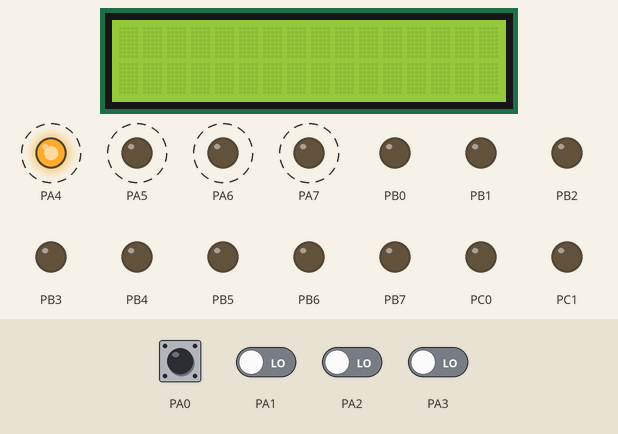
This program was run on a simulated ATmega32, built with avr-gcc and emulated at 1 MHz. Parts: 16×2 character LCD, output pins drawn as LEDs (lit = HIGH). Wiring (inferred from the names in the program): character LCD (HD44780): RS PD4; E PD5; data PD0, PD1, PD2, PD3. Dashed ring = blinking. The inputs (shaded band) are chosen by the test bench; at power-on: PA0–3 LOW. EEPROM starts erased; pins used as bus, display or sensor lines are not drawn.

Above: at 1.2 s.
1.3 s: PA0 driven HIGH
At 2.02 s:
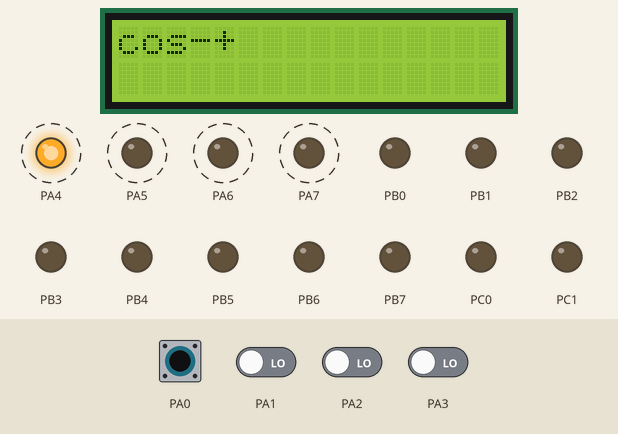
3.0 s: PA0 pulsed LOW 5 times (0.12 s each, 0.3 s apart)
At 3.67 s:
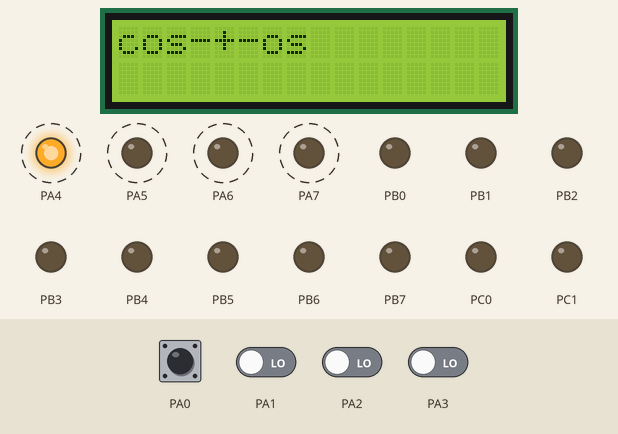
6.0 s: PA1 driven HIGH
At 6.54 s:
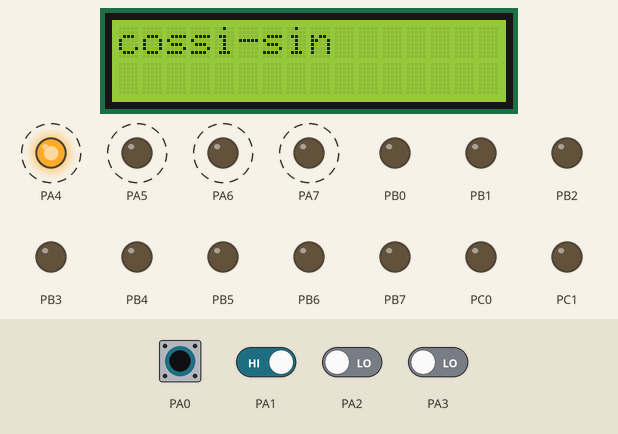
7.9 s: PA0 driven LOW
At 8.34 s:
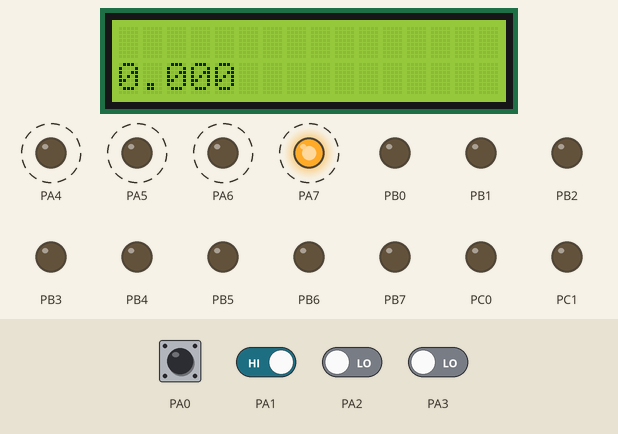
Timing chart, 0 to 10.7 s (numbered marks = the images above; inputs shaded):
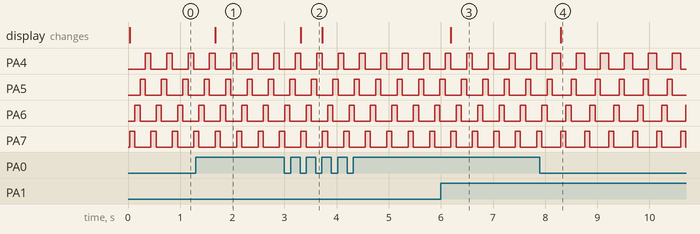

Measured:
- after the input at 1.3 s, the display: changes after 0.37 s (image 1)
- after the input at 3.0 s, the display: changes after 0.32 s (image 2)
- after the input at 6.0 s, the display: changes after 0.19 s (image 3)
- after the input at 7.9 s, the display: changes after 0.40 s (image 4)
- by itself, PA4: alternates HIGH for 0.11 s and LOW for 0.30 s
- by itself, PA5–7: alternates HIGH for 0.10 s and LOW for 0.31 s

The program:

main.c
```c
/*
 * D.c
 *
 * Created: 2/15/2024 10:07:01 PM
 * Author : Apple
 */

#define F_CPU 1000000UL
#include <avr/io.h>
#include <util/delay.h>
#include <avr/eeprom.h>


int main(void)
{
    DDRA = 0xF0;;
	DDRB = 0xFF;
	DDRD = 0xFF;
	DDRC = 0xFF;

	DDRD = 0xFF;
	int counter=0;

	lcd_init();
	int mode=0;
	char val[100] = {0};
	int dt=100;

	int num1,num2=0;//num1 indecates array that first number ends;num2 indecates array that second number ends;

	char number1_c[16];
	char number2_c[16];

	int number1_i;
	int number2_i;

	char result_c[16];
	int result_i;
	float result_f;
	float number2_f;

    while (1)
    {


		if(PINB==1){

			//uint8_t byteRead = eeprom_read_byte((uint8_t*)23); // read the byte in location 23
			result_f = eeprom_read_float((uint8_t*)64); // read the byte in location 23
			dtostrf(result_f, 3, 3, result_c);
			lcd_clear();


			lcd_setcursor(0,2);
			lcd_string(result_c);
			_delay_ms(10);

		}


		// detection
		PORTA = 0b10000000;
		_delay_ms(dt);
		if (PINA&0b00001111){
			if ((PINA&0b00001111)==0b00000001) {val[counter] =  'c';val[counter+1] =  'o';val[counter+2] =  's';counter=+2;mode = 1;num2=counter;}
			if ((PINA&0b00001111)==0b00000010) val[counter] =  '3';
			if ((PINA&0b00001111)==0b00000100) val[counter] =  '2';
			if ((PINA&0b00001111)==0b00001000) val[counter] =  '1';
			counter++;


		}

		PORTA = 0b01000000;
		_delay_ms(dt);
		if (PINA&0b00001111){
			if ((PINA&0b00001111)==0b00000001) {val[counter] =  's';val[counter+1] =  'i';val[counter+2] =  'n';counter=+2;mode = 2;num2=counter;}
			if ((PINA&0b00001111)==0b00000010) val[counter] =  '6';
			if ((PINA&0b00001111)==0b00000100) val[counter] =  '5';
			if ((PINA&0b00001111)==0b00001000) val[counter] =  '4';
			counter++;


		}

		PORTA = 0b00100000;
		_delay_ms(dt);
		if (PINA&0b00001111){
			if ((PINA&0b00001111)==0b00000001) {val[counter] =  '-';mode = 3;num1=counter;}
			if ((PINA&0b00001111)==0b00000010) val[counter] =  '9';
			if ((PINA&0b00001111)==0b00000100) val[counter] =  '8';
			if ((PINA&0b00001111)==0b00001000) val[counter] =  '7';
			counter++;


		}

		PORTA = 0b00010000;
		_delay_ms(dt);
		if (PINA&0b00001111){
			if ((PINA&0b00001111)==0b00000001) {val[counter] =  '+';mode = 4;num1=counter;}
			if ((PINA&0b00001111)==0b00000010) {//=


				num2=counter;


				if (mode==1||mode==2)
				{


					for(int i=0; i<num2-3;i++){
						number2_c[i] = val[i+3];

					}


				}else if (mode!=0)
				{
					for(int i=0;i<num1;i++){
						number1_c[i]=val[i];


					}

					for(int i=0; i<num2-num1-1;i++){
						number2_c[i] = val[i+num1+1];

					}
				}


				//int nb = atoi(&number1);
				//result = itoa(atoi(&number2));

				number1_i = atoi(number1_c);
				number2_i = atoi(number2_c);


				if (mode==1)
				{
					float number2_f = (float)number2_i;
					result_f = cos(number2_f*3.14/180);
					dtostrf(result_f, 3, 3, result_c);
					lcd_clear();
					lcd_setcursor(0,1);
					lcd_string("             ");
					_delay_ms(10);

					lcd_setcursor(5,1);
					lcd_string("             ");
					_delay_ms(10);

					lcd_setcursor(0,2);
					lcd_string(result_c);
					_delay_ms(10);
				}
				else if (mode==2)
				{
					float number2_f = (float)number2_i;
					result_f = sin(number2_f*3.14/180);
					dtostrf(result_f, 3, 3, result_c);
					lcd_clear();
					lcd_setcursor(0,1);
					lcd_string("             ");
					_delay_ms(10);

					lcd_setcursor(5,1);
					lcd_string("             ");
					_delay_ms(10);

					lcd_setcursor(0,2);
					lcd_string(result_c);
					_delay_ms(10);
				}
				else if (mode==3)
				{
					result_i = number1_i-number2_i;
					result_f = (float)result_i;
					itoa(result_i,result_c,10);
					lcd_clear();
					lcd_setcursor(0,1);
					lcd_string(number1_c);
					_delay_ms(10);

					lcd_setcursor(5,1);
					lcd_string(number2_c);
					_delay_ms(10);

					lcd_setcursor(0,2);
					lcd_string(result_c);
					_delay_ms(10);
				}
				else if (mode==4)
				{
					result_i = number1_i+number2_i;
					result_f = (float)result_i;
					itoa(result_i,result_c,10);
					lcd_clear();
					lcd_setcursor(0,1);
					lcd_string(number1_c);
					_delay_ms(10);

					lcd_setcursor(5,1);
					lcd_string(number2_c);
					_delay_ms(10);

					lcd_setcursor(0,2);
					lcd_string(result_c);
					_delay_ms(10);

				}
				else
				{


				}

				counter=-1;


				//////////////////////// saving result
				//eeprom_write_byte ((uint8_t*) 23, 64); //  write the byte 64 to location 23 of the EEPROM
				eeprom_write_float((uint8_t*) 64, result_f); //  write the byte 64 to location 23 of the EEPROM

				val[0]='\0';
				val[1]='\0';
				val[2]='\0';
				val[3]='\0';
				val[4]='\0';
				val[5]='\0';
				val[6]='\0';
				val[7]='\0';
				val[8]='\0';
				val[9]='\0';
				val[10]='\0';
				val[11]='\0';
				val[12]='\0';
				val[13]='\0';
				val[14]='\0';
				val[15]='\0';


				number1_c[0]='\0';
				number1_c[1]='\0';
				number1_c[2]='\0';
				number1_c[3]='\0';
				number1_c[4]='\0';
				number1_c[5]='\0';
				number1_c[6]='\0';
				number1_c[7]='\0';


				number2_c[0]='\0';
				number2_c[1]='\0';
				number2_c[2]='\0';
				number2_c[3]='\0';
				number2_c[4]='\0';
				number2_c[5]='\0';
				number2_c[6]='\0';
				number2_c[7]='\0';


				result_c[0]='\0';
				result_c[1]='\0';
				result_c[2]='\0';
				result_c[3]='\0';
				result_c[4]='\0';
				result_c[5]='\0';
				result_c[6]='\0';
				result_c[7]='\0';
				result_c[8]='\0';
				result_c[9]='\0';
				result_c[10]='\0';
				result_c[11]='\0';
				result_c[12]='\0';
				result_c[13]='\0';
				result_c[14]='\0';
				result_c[15]='\0';


			}
			if ((PINA&0b00001111)==0b00000100) val[counter] =  '0';
			if ((PINA&0b00001111)==0b00001000) {//clc
				lcd_clear();
				counter=-1;
				val[0]='\0';
				val[1]='\0';
				val[2]='\0';
				val[3]='\0';
				val[4]='\0';
				val[5]='\0';
				val[6]='\0';
				val[7]='\0';
				val[8]='\0';
				val[9]='\0';
				val[10]='\0';
				val[11]='\0';
				val[12]='\0';
				val[13]='\0';
				val[14]='\0';
				val[15]='\0';

			}
			counter++;
			val[counter]='\0';


		}


		lcd_setcursor(0,1);
		lcd_string(val);
		_delay_ms(10);


	}
}
```

LCD-routines.c
```c
// Ansteuerung eines HD44780 kompatiblen LCD im 4-Bit-Interfacemodus
// http://www.mikrocontroller.net/articles/HD44780
// http://www.mikrocontroller.net/articles/AVR-GCC-Tutorial/LCD-Ansteuerung
//
// Die Pinbelegung ist über defines in lcd-routines.h einstellbar

#include <avr/io.h>
#include "lcd-routines.h"
#include <util/delay.h>

////////////////////////////////////////////////////////////////////////////////
// Erzeugt einen Enable-Puls
static void lcd_enable( void )
{
	LCD_PORT |= (1<<LCD_EN); // Enable auf 1 setzen
	_delay_us( LCD_ENABLE_US ); // kurze Pause
	LCD_PORT &= ~(1<<LCD_EN); // Enable auf 0 setzen
}

////////////////////////////////////////////////////////////////////////////////
// Sendet eine 4-bit Ausgabeoperation an das LCD
static void lcd_out( uint8_t data )
{
	data &= 0xF0;                   // obere 4 Bit maskieren

	LCD_PORT &= ~(0xF0>>(4-LCD_DB)); // Maske löschen
	LCD_PORT |= (data>>(4-LCD_DB)); // Bits setzen
	lcd_enable();
}

////////////////////////////////////////////////////////////////////////////////
// Initialisierung: muss ganz am Anfang des Programms aufgerufen werden.
void lcd_init( void )
{
	// verwendete Pins auf Ausgang schalten
	uint8_t pins = (0x0F << LCD_DB) |       // 4 Datenleitungen
	               (1<<LCD_RS) |            // R/S Leitung
	               (1<<LCD_EN);             // Enable Leitung
	LCD_DDR |= pins;

	// initial alle Ausgänge auf Null
	LCD_PORT &= ~pins;

	// warten auf die Bereitschaft des LCD
	_delay_ms( LCD_BOOTUP_MS );

	// Soft-Reset muss 3mal hintereinander gesendet werden zur Initialisierung
	lcd_out( LCD_SOFT_RESET );
	_delay_ms( LCD_SOFT_RESET_MS1 );

	lcd_enable();
	_delay_ms( LCD_SOFT_RESET_MS2 );

	lcd_enable();
	_delay_ms( LCD_SOFT_RESET_MS3 );

	// 4-bit Modus aktivieren
	lcd_out( LCD_SET_FUNCTION |
	         LCD_FUNCTION_4BIT );
	_delay_ms( LCD_SET_4BITMODE_MS );

	// 4-bit Modus / 2 Zeilen / 5x7
	lcd_command( LCD_SET_FUNCTION |
	             LCD_FUNCTION_4BIT |
	             LCD_FUNCTION_2LINE |
	             LCD_FUNCTION_5X7 );

	// Display ein / Cursor aus / Blinken aus
	lcd_command( LCD_SET_DISPLAY |
	             LCD_DISPLAY_ON |
	             LCD_CURSOR_OFF |
	             LCD_BLINKING_OFF);

	// Cursor inkrement / kein Scrollen
	lcd_command( LCD_SET_ENTRY |
	             LCD_ENTRY_INCREASE |
	             LCD_ENTRY_NOSHIFT );

	lcd_clear();
}

////////////////////////////////////////////////////////////////////////////////
// Sendet ein Datenbyte an das LCD
void lcd_data( uint8_t data )
{
	LCD_PORT |= (1<<LCD_RS); // RS auf 1 setzen

	lcd_out( data );        // zuerst die oberen,
	lcd_out( data<<4 );     // dann die unteren 4 Bit senden

	_delay_us( LCD_WRITEDATA_US );
}

////////////////////////////////////////////////////////////////////////////////
// Sendet einen Befehl an das LCD
void lcd_command( uint8_t data )
{
	LCD_PORT &= ~(1<<LCD_RS); // RS auf 0 setzen

	lcd_out( data );         // zuerst die oberen,
	lcd_out( data<<4 );       // dann die unteren 4 Bit senden

	_delay_us( LCD_COMMAND_US );
}

////////////////////////////////////////////////////////////////////////////////
// Sendet den Befehl zur Löschung des Displays
void lcd_clear( void )
{
	lcd_command( LCD_CLEAR_DISPLAY );
	_delay_ms( LCD_CLEAR_DISPLAY_MS );
}

////////////////////////////////////////////////////////////////////////////////
// Sendet den Befehl: Cursor Home
void lcd_home( void )
{
	lcd_command( LCD_CURSOR_HOME );
	_delay_ms( LCD_CURSOR_HOME_MS );
}

////////////////////////////////////////////////////////////////////////////////
// Setzt den Cursor in Spalte x (0..15) Zeile y (1..4)

void lcd_setcursor( uint8_t x, uint8_t y )
{
	uint8_t data;

	switch (y)
	{
	case 1:    // 1. Zeile
		data = LCD_SET_DDADR + LCD_DDADR_LINE1 + x;
		break;

	case 2:    // 2. Zeile
		data = LCD_SET_DDADR + LCD_DDADR_LINE2 + x;
		break;

	case 3:    // 3. Zeile
		data = LCD_SET_DDADR + LCD_DDADR_LINE3 + x;
		break;

	case 4:    // 4. Zeile
		data = LCD_SET_DDADR + LCD_DDADR_LINE4 + x;
		break;

	default:
		return;                               // für den Fall einer falschen Zeile
	}

	lcd_command( data );
}

////////////////////////////////////////////////////////////////////////////////
// Schreibt einen String auf das LCD

void lcd_string( const char *data )
{
	while( *data != '\0' )
		lcd_data( *data++ );
}

////////////////////////////////////////////////////////////////////////////////
// Schreibt ein Zeichen in den Character Generator RAM

void lcd_generatechar( uint8_t code, const uint8_t *data )
{
	// Startposition des Zeichens einstellen
	lcd_command( LCD_SET_CGADR | (code<<3) );

	// Bitmuster übertragen
	for ( uint8_t i=0; i<8; i++ )
	{
		lcd_data( data[i] );
	}
}
```

LCD-routines.h
```c
// Ansteuerung eines HD44780 kompatiblen LCD im 4-Bit-Interfacemodus
// http://www.mikrocontroller.net/articles/AVR-GCC-Tutorial/LCD-Ansteuerung
//

#ifndef LCD_ROUTINES_H
#define LCD_ROUTINES_H

////////////////////////////////////////////////////////////////////////////////
// Hier die verwendete Taktfrequenz in Hz eintragen, wichtig!

#ifndef F_CPU
#define F_CPU 3686400
#endif

////////////////////////////////////////////////////////////////////////////////

// Pinbelegung für das LCD, an verwendete Pins anpassen
// Alle LCD Pins müssen an einem Port angeschlossen sein und die 4
// Datenleitungen müssen auf aufeinanderfolgenden Pins liegen

//  LCD DB4-DB7 <-->  PORTD Bit PD0-PD3
#define LCD_PORT      PORTD
#define LCD_DDR       DDRD
#define LCD_DB        PD0

//  LCD RS      <-->  PORTD Bit PD4     (RS: 0=Data, 1=Command)
#define LCD_RS        PD4

//  LCD EN      <-->  PORTD Bit PD5     (EN: 1-Impuls für Daten)
#define LCD_EN        PD5

////////////////////////////////////////////////////////////////////////////////
// LCD Ausführungszeiten (MS=Millisekunden, US=Mikrosekunden)

#define LCD_BOOTUP_MS           15
#define LCD_ENABLE_US           1
#define LCD_WRITEDATA_US        46
#define LCD_COMMAND_US          42

#define LCD_SOFT_RESET_MS1      5
#define LCD_SOFT_RESET_MS2      1
#define LCD_SOFT_RESET_MS3      1
#define LCD_SET_4BITMODE_MS     5

#define LCD_CLEAR_DISPLAY_MS    2
#define LCD_CURSOR_HOME_MS      2

////////////////////////////////////////////////////////////////////////////////
// Zeilendefinitionen des verwendeten LCD
// Die Einträge hier sollten für ein LCD mit einer Zeilenlänge von 16 Zeichen passen
// Bei anderen Zeilenlängen müssen diese Einträge angepasst werden

#define LCD_DDADR_LINE1         0x00
#define LCD_DDADR_LINE2         0x40
#define LCD_DDADR_LINE3         0x10
#define LCD_DDADR_LINE4         0x50

////////////////////////////////////////////////////////////////////////////////
// Initialisierung: muss ganz am Anfang des Programms aufgerufen werden.
void lcd_init( void );

////////////////////////////////////////////////////////////////////////////////
// LCD löschen
void lcd_clear( void );

////////////////////////////////////////////////////////////////////////////////
// Cursor in die 1. Zeile, 0-te Spalte
void lcd_home( void );

////////////////////////////////////////////////////////////////////////////////
// Cursor an eine beliebige Position
void lcd_setcursor( uint8_t spalte, uint8_t zeile );

////////////////////////////////////////////////////////////////////////////////
// Ausgabe eines einzelnen Zeichens an der aktuellen Cursorposition
void lcd_data( uint8_t data );

////////////////////////////////////////////////////////////////////////////////
// Ausgabe eines Strings an der aktuellen Cursorposition
void lcd_string( const char *data );

////////////////////////////////////////////////////////////////////////////////
// Definition eines benutzerdefinierten Sonderzeichens.
// data muss auf ein Array[5] mit den Spaltencodes des zu definierenden Zeichens
// zeigen
void lcd_generatechar( uint8_t code, const uint8_t *data );

////////////////////////////////////////////////////////////////////////////////
// Ausgabe eines Kommandos an das LCD.
void lcd_command( uint8_t data );


////////////////////////////////////////////////////////////////////////////////
// LCD Befehle und Argumente.
// Zur Verwendung in lcd_command

// Clear Display -------------- 0b00000001
#define LCD_CLEAR_DISPLAY       0x01

// Cursor Home ---------------- 0b0000001x
#define LCD_CURSOR_HOME         0x02

// Set Entry Mode ------------- 0b000001xx
#define LCD_SET_ENTRY           0x04

#define LCD_ENTRY_DECREASE      0x00
#define LCD_ENTRY_INCREASE      0x02
#define LCD_ENTRY_NOSHIFT       0x00
#define LCD_ENTRY_SHIFT         0x01

// Set Display ---------------- 0b00001xxx
#define LCD_SET_DISPLAY         0x08

#define LCD_DISPLAY_OFF         0x00
#define LCD_DISPLAY_ON          0x04
#define LCD_CURSOR_OFF          0x00
#define LCD_CURSOR_ON           0x02
#define LCD_BLINKING_OFF        0x00
#define LCD_BLINKING_ON         0x01

// Set Shift ------------------ 0b0001xxxx
#define LCD_SET_SHIFT           0x10

#define LCD_CURSOR_MOVE         0x00
#define LCD_DISPLAY_SHIFT       0x08
#define LCD_SHIFT_LEFT          0x00
#define LCD_SHIFT_RIGHT         0x04

// Set Function --------------- 0b001xxxxx
#define LCD_SET_FUNCTION        0x20

#define LCD_FUNCTION_4BIT       0x00
#define LCD_FUNCTION_8BIT       0x10
#define LCD_FUNCTION_1LINE      0x00
#define LCD_FUNCTION_2LINE      0x08
#define LCD_FUNCTION_5X7        0x00
#define LCD_FUNCTION_5X10       0x04

#define LCD_SOFT_RESET          0x30

// Set CG RAM Address --------- 0b01xxxxxx  (Character Generator RAM)
#define LCD_SET_CGADR           0x40

#define LCD_GC_CHAR0            0
#define LCD_GC_CHAR1            1
#define LCD_GC_CHAR2            2
#define LCD_GC_CHAR3            3
#define LCD_GC_CHAR4            4
#define LCD_GC_CHAR5            5
#define LCD_GC_CHAR6            6
#define LCD_GC_CHAR7            7

// Set DD RAM Address --------- 0b1xxxxxxx  (Display Data RAM)
#define LCD_SET_DDADR           0x80

#endif
```
